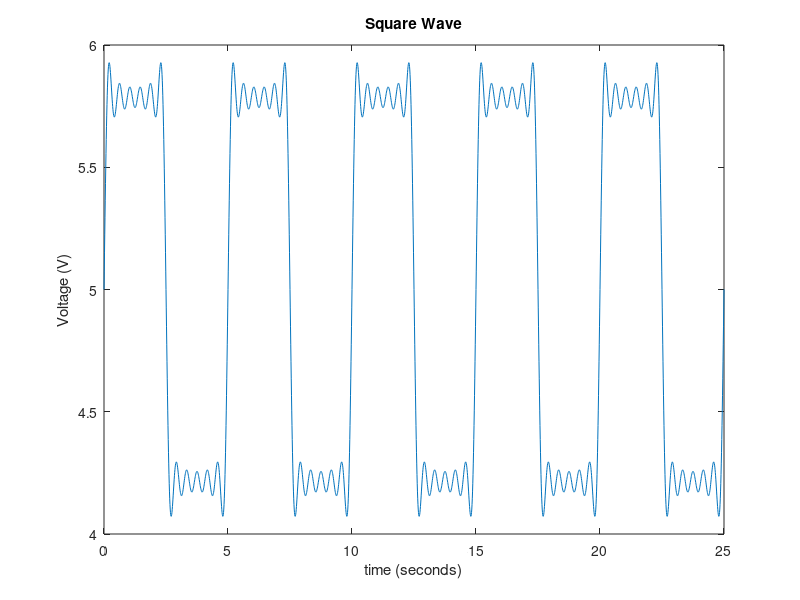

Write MATLAB code to recreate this figure.
%{
Generating sq. wave, by fourier series expansion

EEE2001 NETWORK THEORY - Digital Assignment 1
19BEE1050, RITHVIK NISHAD
----------------------------------------------------
%}

clc
clear all

% Get square wave parameters:
A       = input('Square Wave Amplitude (V)       : ');
T       = input('Enter Time Period (s)           : ');
y       = input('Enter DC offset (V)             : ');

% Get compute parameters: 
cycles  = input('No. of cycles to plot           : ');
n_max   = input('Enter number of terms to compute: ');

w = 2 * pi / T;
t = 0 : .01 : ( T * cycles );

% perform fourier series expansion
for n = 0 : n_max
    y = y + ( sin( (2*n+1) * w * t ) / (2*n+1) );
end

% plot the equivalent
figure
plot(t, y)
title('Square Wave')
xlabel('time (seconds)')
ylabel('Voltage (V)')
